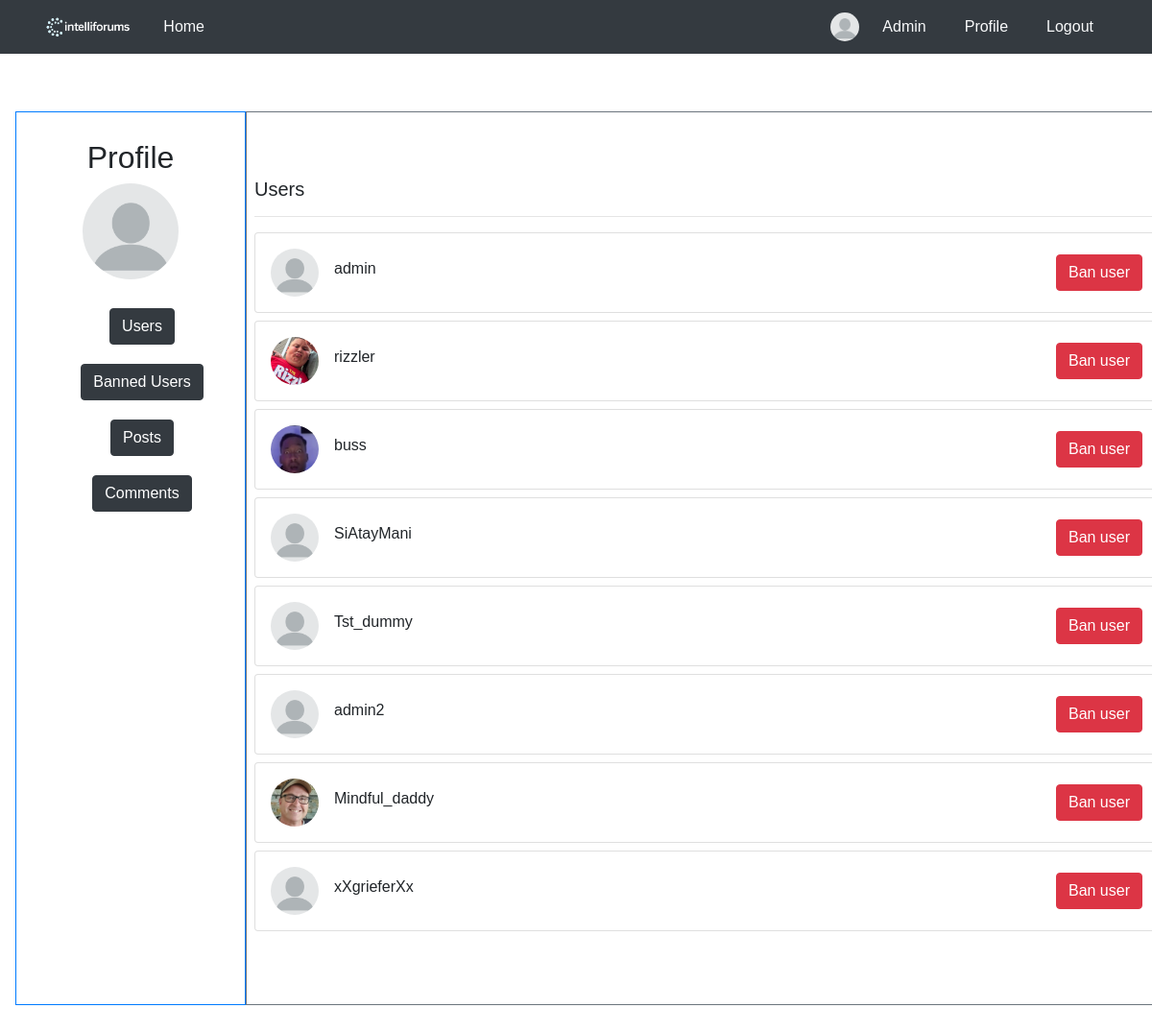
Before: /adminpanel/ (signed in) with the older database file.
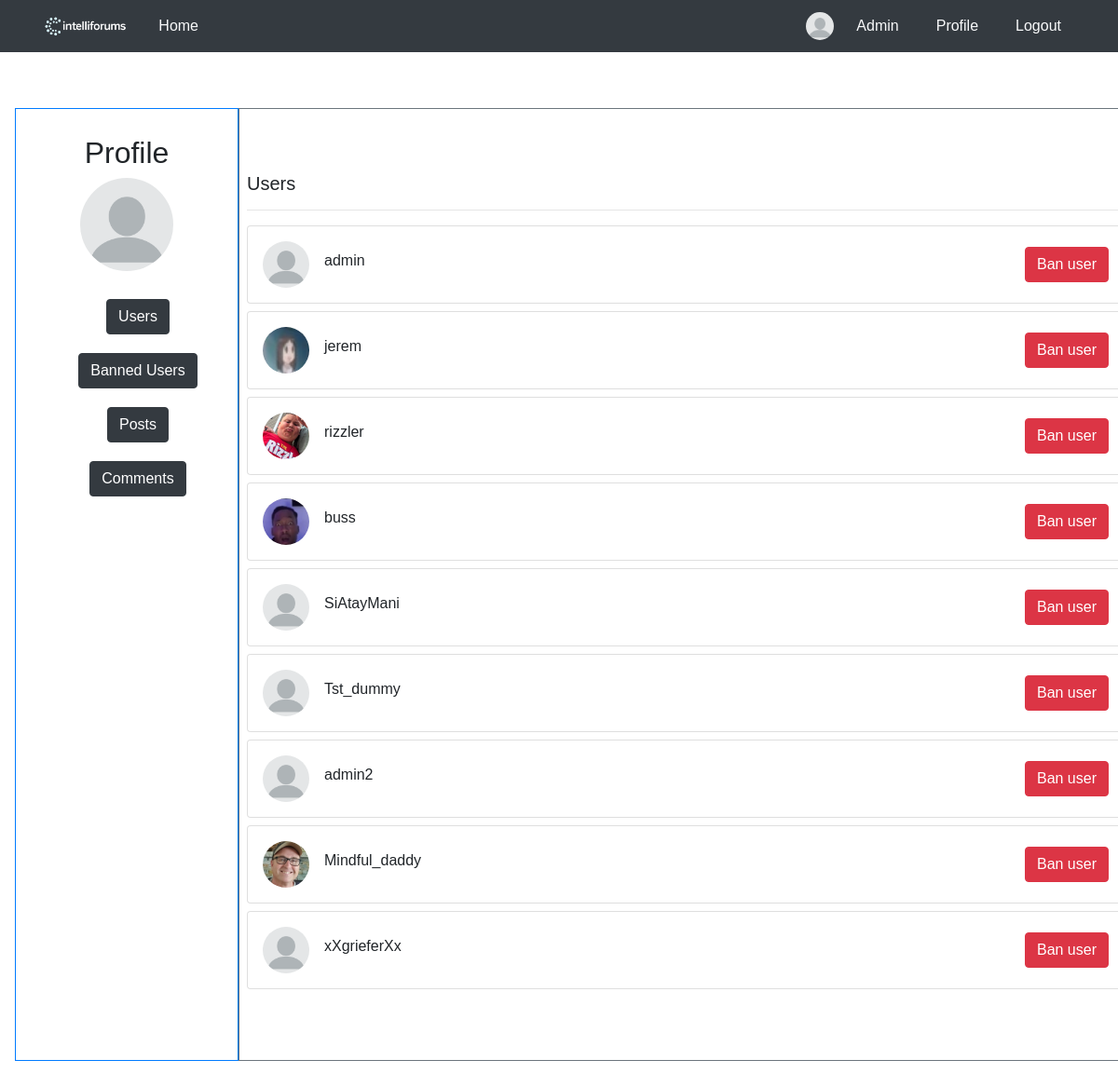
After: the same page with the newer database file.
### blog/models.py (models this page shows, shortened)
class User(AbstractBaseUser, PermissionsMixin):
    username = models.CharField(max_length=100, unique=True)
    picture = models.ImageField(
        upload_to='profile/',
        default='profile/blank-profile-picture-973460_128012234212.png',
        blank=True,
    )
    is_active = models.BooleanField(default=True)
    is_staff = models.BooleanField(default=False)
    is_banned = models.BooleanField(default=False)
    USERNAME_FIELD = 'username'
    objects = UserManager()

### blog/views.py (the view)
# urls.py: path('adminpanel/',views.render_adminpanel,name = "adminpanel"),
@csrf_protect
def render_adminpanel(request):
    if not request.user.is_staff:
        raise PermissionDenied
    users = User.objects.filter(is_active=True)
    banned_users = User.objects.filter(is_active=False)
    reported_posts = ReportPost.objects.all()
    reported_comments = ReportComment.objects.all()
    return render(request, 'Admin/admin.html', {
            'users' : users,
            'banned_users' : banned_users,
            'reported_posts' : reported_posts,
            'reported_comments' : reported_comments,
        })

### blog/templates/Admin/admin.html (shortened to what this page needs)
<!DOCTYPE html>
<html lang="en">
<head>
    {% load static %}
    <link rel="stylesheet" href="{% static 'blog/css/profile.css' %}">
</head>
<body>
    {% include 'header.html' %}
        <div class="container-fluid m-3">
            <div class="row d-flex">
                <div class="left-column p-2 border border-primary" style="flex: 0 0 20%; max-width: 20%;">
                    <div class="profile-container">
                        <h2>Profile</h2>
                        <img src="/media/{{ request.user.picture }}" alt="Profile Picture" class="profile-pic" style="height: 100px;">
                        <div class="ml-4">
                            <div style="display: inline;">
                                <button id="showUsers" class="btn btn-dark" style="margin: 10px;">Users</button>
                                <button id="showBannedUsers" class="btn btn-dark" style="margin: 10px;">Banned Users</button>
                                <button id="showPosts" class="btn btn-dark" style="margin: 10px;">Posts</button>
                                <button id="showComments" class="btn btn-dark" style="margin: 10px;">Comments</button>
                            </div>
                        </div>
                    </div>
                </div>
                <div class="col p-2 border border-secondary">
                    <div id="UsersDashboard" style="display: block;">
                        {% include 'Admin/admin_dashboard.html' %}
                    </div>
                </div>
            </div>
        </div>
</body>
</html>

### blog/templates/header.html (shortened to what this page needs)
<!DOCTYPE html>
<html lang="en">
<head>
    {% load static %}
    <link rel="stylesheet" href="https://cdn.jsdelivr.net/npm/bootstrap@4.1.3/dist/css/bootstrap.min.css">
    <link rel="stylesheet" href="https://cdnjs.cloudflare.com/ajax/libs/font-awesome/5.12.0-2/css/all.min.css" />
    <link rel="stylesheet" href="{% static 'blog/css/global.css' %}">
</head>
<body>
    <link rel="stylesheet" href="{% static 'blog/css/header.css' %}">
    <nav class="navbar navbar-dark bg-dark">
        <div class="container d-flex justify-content-between align-items-center">
            <div class="d-flex align-items-center">
                <img src="{% static 'images/logo.png' %}" alt="Logo" style="max-height:30px;">
                <a class="nav-link text-light ml-3" href="/">Home</a>
            </div>
            <div class="d-flex align-items-center">
            {% if current_user %}
                {% if current_user.is_authenticated %}
                    <img src="{{ current_user.picture.url }}" alt="Profile Picture" class="profile-img" style="height:30px;width:30px;border-radius:50%;">
                    {% if current_user.is_staff %}
                    <a class="nav-link text-light ml-2" href="/adminpanel/">Admin</a>
                    {% endif %}
                    <a class="nav-link text-light ml-2" href="/profile/{{current_user.id}}">Profile</a>
                    <a class="nav-link text-light ml-2" href="{% url 'logout' %}">Logout</a>
                {% else %}
                    <a class="nav-link text-light" href="/login/">Login</a>
                    <a class="nav-link text-light ml-2" href="/register/">Register</a>
                {% endif %}
            {% else %}
                {% if user.is_authenticated %}
                    <img src="{{ user.picture.url }}" alt="Profile Picture" class="profile-img" style="height:30px;width:30px;border-radius:50%;">
                    {% if user.is_staff %}
                    <a class="nav-link text-light ml-2" href="/adminpanel/">Admin</a>
                    {% endif %}
                    <a class="nav-link text-light ml-2" href="/profile/{{user.id}}">Profile</a>
                    <a class="nav-link text-light ml-2" href="{% url 'logout' %}">Logout</a>
                {% else %}
                    <a class="nav-link text-light" href="/login/">Login</a>
                    <a class="nav-link text-light ml-2" href="/register/">Register</a>
                {% endif %}
            {% endif %}
            </div>
        </div>
    </nav>
</body>
</html>

### blog/templates/Admin/admin_dashboard.html (shortened to what this page needs)
<div class="row">
    <div class="col-lg">
        <h5>Users</h5>
        <hr>
        {% for user in users %}
        <div class="card mb-2">
            <div class="card-body p-2 p-sm-3">
                <div class="media forum-item">
                    <a href="#" data-toggle="collapse" data-target=".forum-content"><img src="/media/{{ user.picture }}" class="mr-3 rounded-circle" width="50" alt="User" /></a>
                    <div class="media-body align-self-center">
                        <h6><a href="#" data-toggle="collapse" data-target=".forum-content" class="text-body">{{ user.username }}</a></h6>
                    </div>
                    <div class="text-muted small text-center align-self-center">
                        <form method="POST" action="{% url 'ban_user' user.id %}" onsubmit="return confirm('Are you sure you want to ban this user?')">
                            <button type="submit" class="btn btn-danger">Ban user</button>
                        </form>
                    </div>
                </div>
            </div>
        </div>
        {% endfor %}
    </div>
</div>

Changed rows visible on the page:
now on this page (row edited): User: picture (picture), username "jerem"
